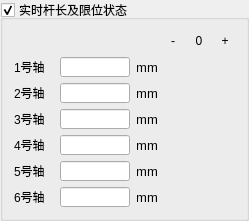
   <widget class="QGroupBox" name="realTimeLengths">
    <property name="geometry">
     <rect>
      <x>20</x>
      <y>570</y>
      <width>249</width>
      <height>221</height>
     </rect>
    </property>
    <property name="minimumSize">
     <size>
      <width>0</width>
      <height>200</height>
     </size>
    </property>
    <property name="maximumSize">
     <size>
      <width>300</width>
      <height>250</height>
     </size>
    </property>
    <property name="title">
     <string>实时杆长及限位状态</string>
    </property>
    <property name="checkable">
     <bool>true</bool>
    </property>
    <layout class="QGridLayout" name="gridLayout_2">
     <item row="0" column="1">
      <spacer name="horizontalSpacer">
       <property name="orientation">
        <enum>Qt::Horizontal</enum>
       </property>
       <property name="sizeHint" stdset="0">
        <size>
         <width>68</width>
         <height>20</height>
        </size>
       </property>
      </spacer>
     </item>
     <item row="0" column="3">
      <widget class="QLabel" name="lab_minus">
       <property name="minimumSize">
        <size>
         <width>20</width>
         <height>20</height>
        </size>
       </property>
       <property name="maximumSize">
        <size>
         <width>20</width>
         <height>20</height>
        </size>
       </property>
       <property name="text">
        <string>-</string>
       </property>
       <property name="alignment">
        <set>Qt::AlignCenter</set>
       </property>
      </widget>
     </item>
     <item row="0" column="4">
      <widget class="QLabel" name="lab_origin">
       <property name="minimumSize">
        <size>
         <width>20</width>
         <height>20</height>
        </size>
       </property>
       <property name="maximumSize">
        <size>
         <width>20</width>
         <height>20</height>
        </size>
       </property>
       <property name="text">
        <string>0</string>
       </property>
       <property name="alignment">
        <set>Qt::AlignCenter</set>
       </property>
      </widget>
     </item>
     <item row="0" column="5">
      <widget class="QLabel" name="lab_plus">
       <property name="minimumSize">
        <size>
         <width>20</width>
         <height>20</height>
        </size>
       </property>
       <property name="maximumSize">
        <size>
         <width>20</width>
         <height>20</height>
        </size>
       </property>
       <property name="text">
        <string>+</string>
       </property>
       <property name="alignment">
        <set>Qt::AlignCenter</set>
       </property>
      </widget>
     </item>
     <item row="1" column="0">
      <widget class="QLabel" name="label_2">
       <property name="minimumSize">
        <size>
         <width>40</width>
         <height>20</height>
        </size>
       </property>
       <property name="maximumSize">
        <size>
         <width>40</width>
         <height>20</height>
        </size>
       </property>
       <property name="text">
        <string>1号轴</string>
       </property>
      </widget>
     </item>
     <item row="1" column="1">
      <widget class="QLineEdit" name="led_realTimeLength1">
       <property name="enabled">
        <bool>true</bool>
       </property>
       <property name="minimumSize">
        <size>
         <width>70</width>
         <height>20</height>
        </size>
       </property>
       <property name="maximumSize">
        <size>
         <width>70</width>
         <height>20</height>
        </size>
       </property>
       <property name="text">
        <string/>
       </property>
       <property name="readOnly">
        <bool>true</bool>
       </property>
      </widget>
     </item>
     <item row="1" column="2">
      <widget class="QLabel" name="lab_mm7">
       <property name="minimumSize">
        <size>
         <width>20</width>
         <height>20</height>
        </size>
       </property>
       <property name="maximumSize">
        <size>
         <width>20</width>
         <height>20</height>
        </size>
       </property>
       <property name="font">
        <font>
         <pointsize>10</pointsize>
        </font>
       </property>
       <property name="text">
        <string>mm</string>
       </property>
       <property name="alignment">
        <set>Qt::AlignCenter</set>
       </property>
      </widget>
     </item>
     <item row="1" column="3">
      <widget class="QLabel" name="staNegLimit1">
       <property name="minimumSize">
        <size>
         <width>20</width>
         <height>20</height>
        </size>
       </property>
       <property name="maximumSize">
        <size>
         <width>20</width>
         <height>20</height>
        </size>
       </property>
       <property name="sizeIncrement">
        <size>
         <width>25</width>
         <height>25</height>
        </size>
       </property>
       <property name="text">
        <string/>
       </property>
       <property name="pixmap">
        <pixmap resource="SixUpsUiAo.qrc">:/SixUpsUiAo/icon/off.png</pixmap>
       </property>
       <property name="scaledContents">
        <bool>true</bool>
       </property>
      </widget>
     </item>
     <item row="1" column="4">
      <widget class="QLabel" name="staOrigin1">
       <property name="minimumSize">
        <size>
         <width>20</width>
         <height>20</height>
        </size>
       </property>
       <property name="maximumSize">
        <size>
         <width>20</width>
         <height>20</height>
        </size>
       </property>
       <property name="sizeIncrement">
        <size>
         <width>25</width>
         <height>25</height>
        </size>
       </property>
       <property name="text">
        <string/>
       </property>
       <property name="pixmap">
        <pixmap resource="SixUpsUiAo.qrc">:/SixUpsUiAo/icon/off.png</pixmap>
       </property>
       <property name="scaledContents">
        <bool>true</bool>
       </property>
      </widget>
     </item>
     <item row="1" column="5">
      <widget class="QLabel" name="staPosLimit1">
       <property name="minimumSize">
        <size>
         <width>20</width>
         <height>20</height>
        </size>
       </property>
       <property name="maximumSize">
        <size>
         <width>20</width>
         <height>20</height>
        </size>
       </property>
       <property name="sizeIncrement">
        <size>
         <width>25</width>
         <height>25</height>
        </size>
       </property>
       <property name="text">
        <string/>
       </property>
       <property name="pixmap">
        <pixmap resource="SixUpsUiAo.qrc">:/SixUpsUiAo/icon/off.png</pixmap>
       </property>
       <property name="scaledContents">
        <bool>true</bool>
       </property>
      </widget>
     </item>
     <item row="2" column="0">
      <widget class="QLabel" name="label_3">
       <property name="minimumSize">
        <size>
         <width>40</width>
         <height>20</height>
        </size>
       </property>
       <property name="maximumSize">
        <size>
         <width>40</width>
         <height>20</height>
        </size>
       </property>
       <property name="text">
        <string>2号轴</string>
       </property>
      </widget>
     </item>
     <item row="2" column="1">
      <widget class="QLineEdit" name="led_realTimeLength2">
       <property name="minimumSize">
        <size>
         <width>70</width>
         <height>20</height>
        </size>
       </property>
       <property name="maximumSize">
        <size>
         <width>70</width>
         <height>20</height>
        </size>
       </property>
       <property name="readOnly">
        <bool>true</bool>
       </property>
      </widget>
     </item>
     <item row="2" column="2">
      <widget class="QLabel" name="lab_mm8">
       <property name="minimumSize">
        <size>
         <width>20</width>
         <height>20</height>
        </size>
       </property>
       <property name="maximumSize">
        <size>
         <width>20</width>
         <height>20</height>
        </size>
       </property>
       <property name="font">
        <font>
         <pointsize>10</pointsize>
        </font>
       </property>
       <property name="text">
        <string>mm</string>
       </property>
       <property name="alignment">
        <set>Qt::AlignCenter</set>
       </property>
      </widget>
     </item>
     <item row="2" column="3">
      <widget class="QLabel" name="staNegLimit2">
       <property name="minimumSize">
        <size>
         <width>20</width>
         <height>20</height>
        </size>
       </property>
       <property name="maximumSize">
        <size>
         <width>20</width>
         <height>20</height>
        </size>
       </property>
       <property name="sizeIncrement">
        <size>
         <width>25</width>
         <height>25</height>
        </size>
       </property>
       <property name="text">
        <string/>
       </property>
       <property name="pixmap">
        <pixmap resource="SixUpsUiAo.qrc">:/SixUpsUiAo/icon/off.png</pixmap>
       </property>
       <property name="scaledContents">
        <bool>true</bool>
       </property>
      </widget>
     </item>
     <item row="2" column="4">
      <widget class="QLabel" name="staOrigin2">
       <property name="minimumSize">
        <size>
         <width>20</width>
         <height>20</height>
        </size>
       </property>
       <property name="maximumSize">
        <size>
         <width>20</width>
         <height>20</height>
        </size>
       </property>
       <property name="sizeIncrement">
        <size>
         <width>25</width>
         <height>25</height>
        </size>
       </property>
       <property name="text">
        <string/>
       </property>
       <property name="pixmap">
        <pixmap resource="SixUpsUiAo.qrc">:/SixUpsUiAo/icon/off.png</pixmap>
       </property>
       <property name="scaledContents">
        <bool>true</bool>
       </property>
      </widget>
     </item>
     <item row="2" column="5">
      <widget class="QLabel" name="staPosLimit2">
       <property name="minimumSize">
        <size>
         <width>20</width>
         <height>20</height>
        </size>
       </property>
       <property name="maximumSize">
        <size>
         <width>20</width>
         <height>20</height>
        </size>
       </property>
       <property name="sizeIncrement">
        <size>
         <width>25</width>
         <height>25</height>
        </size>
       </property>
       <property name="text">
        <string/>
       </property>
       <property name="pixmap">
        <pixmap resource="SixUpsUiAo.qrc">:/SixUpsUiAo/icon/off.png</pixmap>
       </property>
       <property name="scaledContents">
        <bool>true</bool>
       </property>
      </widget>
     </item>
     <item row="3" column="0">
      <widget class="QLabel" name="label_4">
       <property name="minimumSize">
        <size>
         <width>40</width>
         <height>20</height>
        </size>
       </property>
       <property name="maximumSize">
        <size>
         <width>40</width>
         <height>20</height>
        </size>
       </property>
       <property name="text">
        <string>3号轴</string>
       </property>
      </widget>
     </item>
     <item row="3" column="1">
      <widget class="QLineEdit" name="led_realTimeLength3">
       <property name="minimumSize">
        <size>
         <width>70</width>
         <height>20</height>
        </size>
       </property>
       <property name="maximumSize">
        <size>
         <width>70</width>
         <height>20</height>
        </size>
       </property>
       <property name="readOnly">
        <bool>true</bool>
       </property>
      </widget>
     </item>
     <item row="3" column="2">
      <widget class="QLabel" name="lab_mm9">
       <property name="minimumSize">
        <size>
         <width>20</width>
         <height>20</height>
        </size>
       </property>
       <property name="maximumSize">
        <size>
         <width>20</width>
         <height>20</height>
        </size>
       </property>
       <property name="font">
        <font>
         <pointsize>10</pointsize>
        </font>
       </property>
       <property name="text">
        <string>mm</string>
       </property>
       <property name="alignment">
        <set>Qt::AlignCenter</set>
       </property>
      </widget>
     </item>
     <item row="3" column="3">
      <widget class="QLabel" name="staNegLimit3">
       <property name="minimumSize">
        <size>
         <width>20</width>
         <height>20</height>
        </size>
       </property>
       <property name="maximumSize">
        <size>
         <width>20</width>
         <height>20</height>
        </size>
       </property>
       <property name="sizeIncrement">
        <size>
         <width>25</width>
         <height>25</height>
        </size>
       </property>
       <property name="text">
        <string/>
       </property>
       <property name="pixmap">
        <pixmap resource="SixUpsUiAo.qrc">:/SixUpsUiAo/icon/off.png</pixmap>
       </property>
       <property name="scaledContents">
        <bool>true</bool>
       </property>
      </widget>
     </item>
     <item row="3" column="4">
      <widget class="QLabel" name="staOrigin3">
       <property name="minimumSize">
        <size>
         <width>20</width>
         <height>20</height>
        </size>
       </property>
       <property name="maximumSize">
        <size>
         <width>20</width>
         <height>20</height>
        </size>
       </property>
       <property name="sizeIncrement">
        <size>
         <width>25</width>
         <height>25</height>
        </size>
       </property>
       <property name="text">
        <string/>
       </property>
       <property name="pixmap">
        <pixmap resource="SixUpsUiAo.qrc">:/SixUpsUiAo/icon/off.png</pixmap>
       </property>
       <property name="scaledContents">
        <bool>true</bool>
       </property>
      </widget>
     </item>
     <item row="3" column="5">
      <widget class="QLabel" name="staPosLimit3">
       <property name="minimumSize">
        <size>
         <width>20</width>
         <height>20</height>
        </size>
       </property>
       <property name="maximumSize">
        <size>
         <width>20</width>
         <height>20</height>
        </size>
       </property>
       <property name="sizeIncrement">
        <size>
         <width>25</width>
         <height>25</height>
        </size>
       </property>
       <property name="text">
        <string/>
       </property>
       <property name="pixmap">
        <pixmap resource="SixUpsUiAo.qrc">:/SixUpsUiAo/icon/off.png</pixmap>
       </property>
       <property name="scaledContents">
        <bool>true</bool>
       </property>
      </widget>
     </item>
     <item row="4" column="0">
      <widget class="QLabel" name="label_5">
       <property name="minimumSize">
        <size>
         <width>40</width>
         <height>20</height>
        </size>
       </property>
       <property name="maximumSize">
        <size>
         <width>40</width>
         <height>20</height>
        </size>
       </property>
       <property name="text">
        <string>4号轴</string>
       </property>
      </widget>
     </item>
     <item row="4" column="1">
      <widget class="QLineEdit" name="led_realTimeLength4">
       <property name="minimumSize">
        <size>
         <width>70</width>
         <height>20</height>
        </size>
       </property>
       <property name="maximumSize">
        <size>
         <width>70</width>
         <height>20</height>
        </size>
       </property>
       <property name="readOnly">
        <bool>true</bool>
       </property>
      </widget>
     </item>
     <item row="4" column="2">
      <widget class="QLabel" name="lab_mm10">
       <property name="minimumSize">
        <size>
         <width>20</width>
         <height>20</height>
        </size>
       </property>
       <property name="maximumSize">
        <size>
         <width>20</width>
         <height>20</height>
        </size>
       </property>
       <property name="font">
        <font>
         <pointsize>10</pointsize>
        </font>
       </property>
       <property name="text">
        <string>mm</string>
       </property>
       <property name="alignment">
        <set>Qt::AlignCenter</set>
       </property>
      </widget>
     </item>
     <item row="4" column="3">
      <widget class="QLabel" name="staNegLimit4">
       <property name="minimumSize">
        <size>
         <width>20</width>
         <height>20</height>
        </size>
       </property>
       <property name="maximumSize">
        <size>
         <width>20</width>
         <height>20</height>
        </size>
       </property>
       <property name="sizeIncrement">
        <size>
         <width>25</width>
         <height>25</height>
        </size>
       </property>
       <property name="text">
        <string/>
       </property>
       <property name="pixmap">
        <pixmap resource="SixUpsUiAo.qrc">:/SixUpsUiAo/icon/off.png</pixmap>
       </property>
       <property name="scaledContents">
        <bool>true</bool>
       </property>
      </widget>
     </item>
     <item row="4" column="4">
      <widget class="QLabel" name="staOrigin4">
       <property name="minimumSize">
        <size>
         <width>20</width>
         <height>20</height>
        </size>
       </property>
       <property name="maximumSize">
        <size>
         <width>20</width>
         <height>20</height>
        </size>
       </property>
       <property name="sizeIncrement">
        <size>
         <width>25</width>
         <height>25</height>
        </size>
       </property>
       <property name="text">
        <string/>
       </property>
       <property name="pixmap">
        <pixmap resource="SixUpsUiAo.qrc">:/SixUpsUiAo/icon/off.png</pixmap>
       </property>
       <property name="scaledContents">
        <bool>true</bool>
       </property>
      </widget>
     </item>
     <item row="4" column="5">
      <widget class="QLabel" name="staPosLimit4">
       <property name="minimumSize">
        <size>
         <width>20</width>
         <height>20</height>
        </size>
       </property>
       <property name="maximumSize">
        <size>
         <width>20</width>
         <height>20</height>
        </size>
       </property>
       <property name="sizeIncrement">
        <size>
         <width>25</width>
         <height>25</height>
        </size>
       </property>
       <property name="text">
        <string/>
       </property>
       <property name="pixmap">
        <pixmap resource="SixUpsUiAo.qrc">:/SixUpsUiAo/icon/off.png</pixmap>
       </property>
       <property name="scaledContents">
        <bool>true</bool>
       </property>
      </widget>
     </item>
     <item row="5" column="0">
      <widget class="QLabel" name="label_6">
       <property name="minimumSize">
        <size>
         <width>40</width>
         <height>20</height>
        </size>
       </property>
       <property name="maximumSize">
        <size>
         <width>40</width>
         <height>20</height>
        </size>
       </property>
       <property name="text">
        <string>5号轴</string>
       </property>
      </widget>
     </item>
     <item row="5" column="1">
      <widget class="QLineEdit" name="led_realTimeLength5">
       <property name="minimumSize">
        <size>
         <width>70</width>
         <height>20</height>
        </size>
       </property>
       <property name="maximumSize">
        <size>
         <width>70</width>
         <height>20</height>
        </size>
       </property>
       <property name="readOnly">
        <bool>true</bool>
       </property>
      </widget>
     </item>
     <item row="5" column="2">
      <widget class="QLabel" name="lab_mm11">
       <property name="minimumSize">
        <size>
         <width>20</width>
         <height>20</height>
        </size>
       </property>
       <property name="maximumSize">
        <size>
         <width>20</width>
         <height>20</height>
        </size>
       </property>
       <property name="font">
        <font>
         <pointsize>10</pointsize>
        </font>
       </property>
       <property name="text">
        <string>mm</string>
       </property>
       <property name="alignment">
        <set>Qt::AlignCenter</set>
       </property>
      </widget>
     </item>
     <item row="5" column="3">
      <widget class="QLabel" name="staNegLimit5">
       <property name="minimumSize">
        <size>
         <width>20</width>
         <height>20</height>
        </size>
       </property>
       <property name="maximumSize">
        <size>
         <width>20</width>
         <height>20</height>
        </size>
       </property>
       <property name="sizeIncrement">
        <size>
         <width>25</width>
         <height>25</height>
        </size>
       </property>
       <property name="text">
        <string/>
       </property>
       <property name="pixmap">
        <pixmap resource="SixUpsUiAo.qrc">:/SixUpsUiAo/icon/off.png</pixmap>
       </property>
       <property name="scaledContents">
        <bool>true</bool>
       </property>
      </widget>
     </item>
     <item row="5" column="4">
      <widget class="QLabel" name="staOrigin5">
       <property name="minimumSize">
        <size>
         <width>20</width>
         <height>20</height>
        </size>
       </property>
       <property name="maximumSize">
        <size>
         <width>20</width>
         <height>20</height>
        </size>
       </property>
       <property name="sizeIncrement">
        <size>
         <width>25</width>
         <height>25</height>
        </size>
       </property>
       <property name="text">
        <string/>
       </property>
       <property name="pixmap">
        <pixmap resource="SixUpsUiAo.qrc">:/SixUpsUiAo/icon/off.png</pixmap>
       </property>
       <property name="scaledContents">
        <bool>true</bool>
       </property>
      </widget>
     </item>
     <item row="5" column="5">
      <widget class="QLabel" name="staPosLimit5">
       <property name="minimumSize">
        <size>
         <width>20</width>
         <height>20</height>
        </size>
       </property>
       <property name="maximumSize">
        <size>
         <width>20</width>
         <height>20</height>
        </size>
       </property>
       <property name="sizeIncrement">
        <size>
         <width>25</width>
         <height>25</height>
        </size>
       </property>
       <property name="text">
        <string/>
       </property>
       <property name="pixmap">
        <pixmap resource="SixUpsUiAo.qrc">:/SixUpsUiAo/icon/off.png</pixmap>
       </property>
       <property name="scaledContents">
        <bool>true</bool>
       </property>
      </widget>
     </item>
     <item row="6" column="0">
      <widget class="QLabel" name="label_7">
       <property name="minimumSize">
        <size>
         <width>40</width>
         <height>20</height>
        </size>
       </property>
       <property name="maximumSize">
        <size>
         <width>40</width>
         <height>20</height>
        </size>
       </property>
       <property name="text">
        <string>6号轴</string>
       </property>
      </widget>
     </item>
     <item row="6" column="1">
      <widget class="QLineEdit" name="led_realTimeLength6">
       <property name="minimumSize">
        <size>
         <width>70</width>
         <height>20</height>
        </size>
       </property>
       <property name="maximumSize">
        <size>
         <width>70</width>
         <height>20</height>
        </size>
       </property>
       <property name="readOnly">
        <bool>true</bool>
       </property>
      </widget>
     </item>
     <item row="6" column="2">
      <widget class="QLabel" name="lab_mm12">
       <property name="minimumSize">
        <size>
         <width>20</width>
         <height>20</height>
        </size>
       </property>
       <property name="maximumSize">
        <size>
         <width>20</width>
         <height>20</height>
        </size>
       </property>
       <property name="font">
        <font>
         <pointsize>10</pointsize>
        </font>
       </property>
       <property name="text">
        <string>mm</string>
       </property>
       <property name="alignment">
        <set>Qt::AlignCenter</set>
       </property>
      </widget>
     </item>
     <item row="6" column="3">
      <widget class="QLabel" name="staNegLimit6">
       <property name="minimumSize">
        <size>
         <width>20</width>
         <height>20</height>
        </size>
       </property>
       <property name="maximumSize">
        <size>
         <width>20</width>
         <height>20</height>
        </size>
       </property>
       <property name="sizeIncrement">
        <size>
         <width>25</width>
         <height>25</height>
        </size>
       </property>
       <property name="text">
        <string/>
       </property>
       <property name="pixmap">
        <pixmap resource="SixUpsUiAo.qrc">:/SixUpsUiAo/icon/off.png</pixmap>
       </property>
       <property name="scaledContents">
        <bool>true</bool>
       </property>
      </widget>
     </item>
     <item row="6" column="4">
      <widget class="QLabel" name="staOrigin6">
       <property name="minimumSize">
        <size>
         <width>20</width>
         <height>20</height>
        </size>
       </property>
       <property name="maximumSize">
        <size>
         <width>20</width>
         <height>20</height>
        </size>
       </property>
       <property name="sizeIncrement">
        <size>
         <width>25</width>
         <height>25</height>
        </size>
       </property>
       <property name="text">
        <string/>
       </property>
       <property name="pixmap">
        <pixmap resource="SixUpsUiAo.qrc">:/SixUpsUiAo/icon/off.png</pixmap>
       </property>
       <property name="scaledContents">
        <bool>true</bool>
       </property>
      </widget>
     </item>
     <item row="6" column="5">
      <widget class="QLabel" name="staPosLimit6">
       <property name="minimumSize">
        <size>
         <width>20</width>
         <height>20</height>
        </size>
       </property>
       <property name="maximumSize">
        <size>
         <width>20</width>
         <height>20</height>
        </size>
       </property>
       <property name="sizeIncrement">
        <size>
         <width>25</width>
         <height>25</height>
        </size>
       </property>
       <property name="text">
        <string/>
       </property>
       <property name="pixmap">
        <pixmap resource="SixUpsUiAo.qrc">:/SixUpsUiAo/icon/off.png</pixmap>
       </property>
       <property name="scaledContents">
        <bool>true</bool>
       </property>
      </widget>
     </item>
    </layout>
   </widget>
